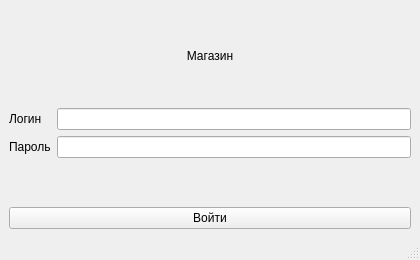
<?xml version="1.0" encoding="UTF-8"?>
<ui version="4.0">
 <class>MainWindow</class>
 <widget class="QMainWindow" name="MainWindow">
  <property name="geometry">
   <rect>
    <x>0</x>
    <y>0</y>
    <width>420</width>
    <height>260</height>
   </rect>
  </property>
  <property name="windowTitle">
   <string>Авторизация</string>
  </property>
  <widget class="QWidget" name="centralwidget">
   <layout class="QVBoxLayout" name="verticalLayout">
    <item>
     <widget class="QLabel" name="labelTitle">
      <property name="text">
       <string>Магазин</string>
      </property>
      <property name="alignment">
       <set>Qt::AlignCenter</set>
      </property>
     </widget>
    </item>
    <item>
     <layout class="QFormLayout" name="formLayout">
      <item row="0" column="0">
       <widget class="QLabel" name="labelLogin">
        <property name="text">
         <string>Логин</string>
        </property>
       </widget>
      </item>
      <item row="0" column="1">
       <widget class="QLineEdit" name="lineEditLogin"/>
      </item>
      <item row="1" column="0">
       <widget class="QLabel" name="labelPassword">
        <property name="text">
         <string>Пароль</string>
        </property>
       </widget>
      </item>
      <item row="1" column="1">
       <widget class="QLineEdit" name="lineEditPassword">
        <property name="echoMode">
         <enum>QLineEdit::Password</enum>
        </property>
       </widget>
      </item>
     </layout>
    </item>
    <item>
     <widget class="QPushButton" name="pushButtonLogin">
      <property name="text">
       <string>Войти</string>
      </property>
     </widget>
    </item>
   </layout>
  </widget>
  <widget class="QStatusBar" name="statusbar"/>
 </widget>
 <resources/>
 <connections/>
</ui>
